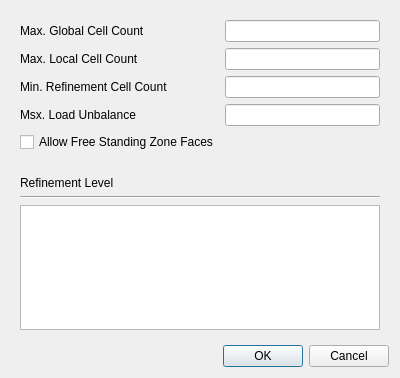
<?xml version="1.0" encoding="UTF-8"?>
<ui version="4.0">
 <class>CastellationAdvancedDialog</class>
 <widget class="QDialog" name="CastellationAdvancedDialog">
  <property name="geometry">
   <rect>
    <x>0</x>
    <y>0</y>
    <width>400</width>
    <height>378</height>
   </rect>
  </property>
  <property name="windowTitle">
   <string>Advanced Castellation Configuration</string>
  </property>
  <layout class="QVBoxLayout" name="verticalLayout">
   <item>
    <widget class="QWidget" name="widget" native="true">
     <layout class="QFormLayout" name="formLayout">
      <item row="0" column="0">
       <widget class="QLabel" name="label">
        <property name="text">
         <string>Max. Global Cell Count</string>
        </property>
       </widget>
      </item>
      <item row="0" column="1">
       <widget class="QLineEdit" name="maxGlobalCells"/>
      </item>
      <item row="1" column="0">
       <widget class="QLabel" name="label_2">
        <property name="text">
         <string>Max. Local Cell Count</string>
        </property>
       </widget>
      </item>
      <item row="1" column="1">
       <widget class="QLineEdit" name="maxLocalCells"/>
      </item>
      <item row="2" column="0">
       <widget class="QLabel" name="label_3">
        <property name="text">
         <string>Min. Refinement Cell Count</string>
        </property>
       </widget>
      </item>
      <item row="2" column="1">
       <widget class="QLineEdit" name="minRefinementCells"/>
      </item>
      <item row="3" column="0">
       <widget class="QLabel" name="label_4">
        <property name="text">
         <string>Msx. Load Unbalance</string>
        </property>
       </widget>
      </item>
      <item row="3" column="1">
       <widget class="QLineEdit" name="maxLoadUnbalance"/>
      </item>
      <item row="4" column="0">
       <widget class="QCheckBox" name="allowFreeStandingZoneFaces">
        <property name="text">
         <string>Allow Free Standing Zone Faces</string>
        </property>
       </widget>
      </item>
     </layout>
    </widget>
   </item>
   <item>
    <widget class="QWidget" name="widget_7" native="true">
     <layout class="QVBoxLayout" name="verticalLayout_6">
      <item>
       <widget class="QLabel" name="label_10">
        <property name="text">
         <string>Refinement Level</string>
        </property>
       </widget>
      </item>
      <item>
       <widget class="Line" name="line_4">
        <property name="orientation">
         <enum>Qt::Horizontal</enum>
        </property>
       </widget>
      </item>
      <item>
       <widget class="QTreeWidget" name="refinements">
        <property name="editTriggers">
         <set>QAbstractItemView::NoEditTriggers</set>
        </property>
        <property name="columnCount">
         <number>3</number>
        </property>
        <attribute name="headerVisible">
         <bool>false</bool>
        </attribute>
        <attribute name="headerStretchLastSection">
         <bool>false</bool>
        </attribute>
        <column>
         <property name="text">
          <string>1</string>
         </property>
        </column>
        <column>
         <property name="text">
          <string notr="true">2</string>
         </property>
        </column>
        <column>
         <property name="text">
          <string notr="true">3</string>
         </property>
        </column>
       </widget>
      </item>
     </layout>
    </widget>
   </item>
   <item>
    <widget class="QDialogButtonBox" name="buttonBox">
     <property name="orientation">
      <enum>Qt::Horizontal</enum>
     </property>
     <property name="standardButtons">
      <set>QDialogButtonBox::Cancel|QDialogButtonBox::Ok</set>
     </property>
    </widget>
   </item>
  </layout>
 </widget>
 <resources/>
 <connections>
  <connection>
   <sender>buttonBox</sender>
   <signal>accepted()</signal>
   <receiver>CastellationAdvancedDialog</receiver>
   <slot>accept()</slot>
   <hints>
    <hint type="sourcelabel">
     <x>248</x>
     <y>254</y>
    </hint>
    <hint type="destinationlabel">
     <x>157</x>
     <y>274</y>
    </hint>
   </hints>
  </connection>
  <connection>
   <sender>buttonBox</sender>
   <signal>rejected()</signal>
   <receiver>CastellationAdvancedDialog</receiver>
   <slot>reject()</slot>
   <hints>
    <hint type="sourcelabel">
     <x>316</x>
     <y>260</y>
    </hint>
    <hint type="destinationlabel">
     <x>286</x>
     <y>274</y>
    </hint>
   </hints>
  </connection>
 </connections>
</ui>
